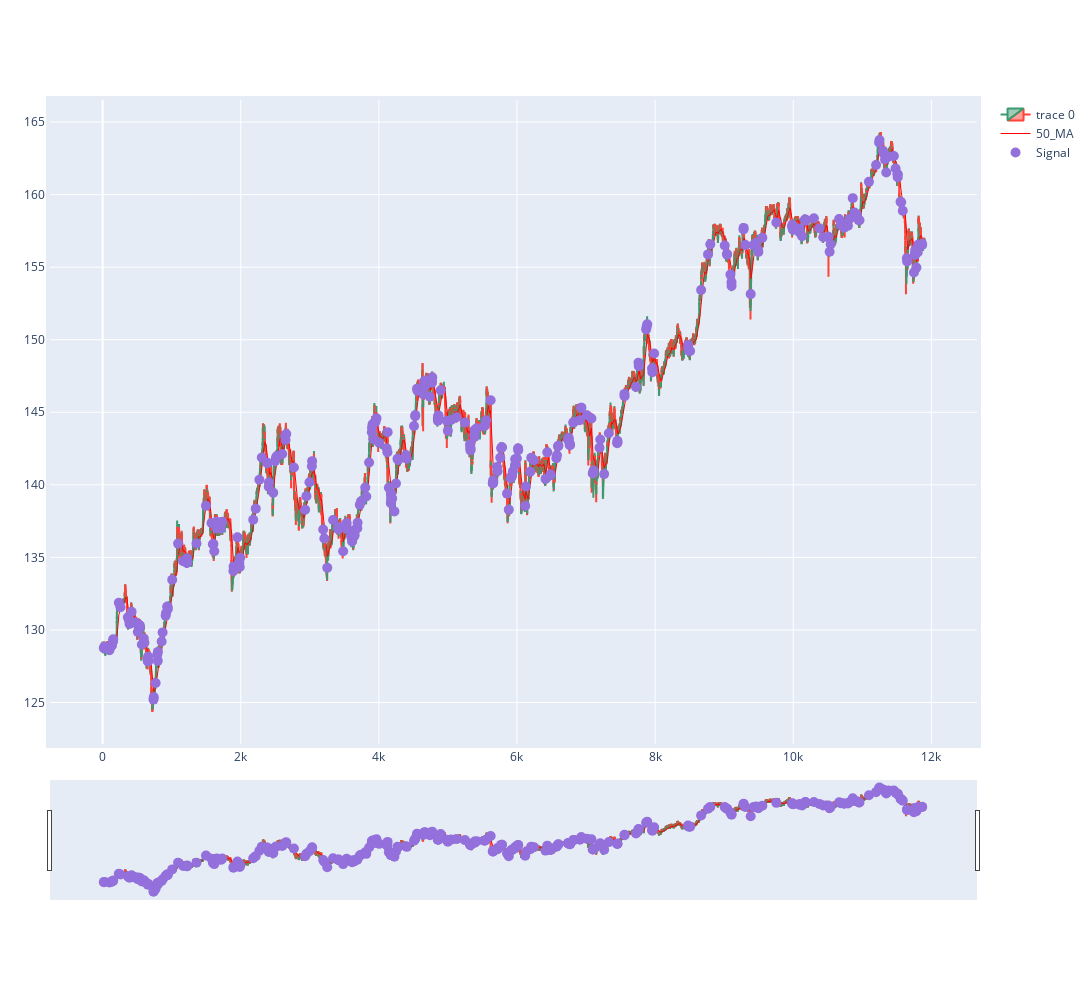

The notebook cell this image was saved under:
### Code cell
import plotly.graph_objects as go
from plotly.subplots import make_subplots
from datetime import datetime
st=0
dfpl = df[st:st+ len(df)]
dfpl.reset_index(inplace=True)
fig = go.Figure(data=[go.Candlestick(x=dfpl.index,
                open=dfpl['Open'],
                high=dfpl['High'],
                low=dfpl['Low'],
                close=dfpl['Close']),
                # go.Scatter(x=dfpl.index, y=dfpl.VWAP, 
                #            line=dict(color='blue', width=1), 
                #            name="VWAP"), 
                # go.Scatter(x=dfpl.index, y=dfpl['BBL.0'], 
                #            line=dict(color='green', width=1), 
                #            name="BBL"),
                # go.Scatter(x=dfpl.index, y=dfpl['BBU.0'], 
                #            line=dict(color='green', width=1), 
                #            name="BBU")
                go.Scatter(x=dfpl.index, y=dfpl['50_MA'],
                            line=dict(color='red', width=1), 
                            name="50_MA"),
      ])

fig.add_scatter(x=dfpl.index, y=dfpl['pointposbreak'], mode="markers",
                marker=dict(size=10, color="MediumPurple"),
                name="Signal")

# set figure size
fig.update_layout(
    autosize=False,
    width=1600,
    height=1000,
    margin=dict(l=50,r=50,b=100,t=100,pad=4)
)

fig.show()

### Figure 1 — Plotly figure (JSON) as saved in the notebook; plotly's stock layout.template omitted (floating-point values rounded to 4 significant figures; data arrays with more than 128 entries replaced by an {"elided": "..."} marker saying what was removed)
{"data": [{"close": {"elided": "11900 float values"}, "high": {"elided": "11900 float values"}, "low": {"elided": "11900 float values"}, "open": {"elided": "11900 float values"}, "type": "candlestick", "x": {"elided": "11900 int values"}}, {"line": {"color": "red", "width": 1}, "name": "50_MA", "type": "scatter", "x": {"elided": "11900 int values"}, "y": {"elided": "11900 float values"}}, {"marker": {"color": "MediumPurple", "size": 10}, "mode": "markers", "name": "Signal", "type": "scatter", "x": {"elided": "11900 int values"}, "y": {"elided": "11900 float values"}}], "layout": {"autosize": false, "height": 1000, "margin": {"b": 100, "l": 50, "pad": 4, "r": 50, "t": 100}, "width": 1600}}
